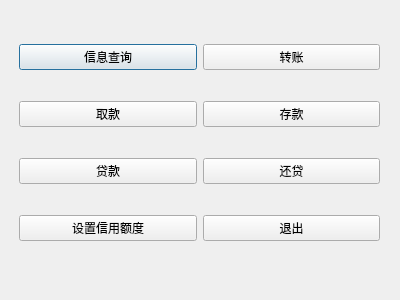
<?xml version="1.0" encoding="UTF-8"?>
<ui version="4.0">
 <class>MainWin</class>
 <widget class="QDialog" name="MainWin">
  <property name="geometry">
   <rect>
    <x>0</x>
    <y>0</y>
    <width>400</width>
    <height>300</height>
   </rect>
  </property>
  <property name="windowTitle">
   <string>功能选择界面</string>
  </property>
  <widget class="QWidget" name="gridLayoutWidget">
   <property name="geometry">
    <rect>
     <x>19</x>
     <y>19</y>
     <width>361</width>
     <height>251</height>
    </rect>
   </property>
   <layout class="QGridLayout" name="gridLayout">
    <item row="0" column="0">
     <widget class="QPushButton" name="VisitButton">
      <property name="text">
       <string>信息查询</string>
      </property>
     </widget>
    </item>
    <item row="0" column="1">
     <widget class="QPushButton" name="TransferButton">
      <property name="text">
       <string>转账</string>
      </property>
     </widget>
    </item>
    <item row="1" column="0">
     <widget class="QPushButton" name="WithdrawButton">
      <property name="text">
       <string>取款</string>
      </property>
     </widget>
    </item>
    <item row="1" column="1">
     <widget class="QPushButton" name="DepositButton">
      <property name="text">
       <string>存款</string>
      </property>
     </widget>
    </item>
    <item row="3" column="0">
     <widget class="QPushButton" name="CreditButton">
      <property name="text">
       <string>设置信用额度</string>
      </property>
     </widget>
    </item>
    <item row="2" column="0">
     <widget class="QPushButton" name="LoanButton">
      <property name="text">
       <string>贷款</string>
      </property>
     </widget>
    </item>
    <item row="3" column="1">
     <widget class="QPushButton" name="ExitButton">
      <property name="text">
       <string>退出</string>
      </property>
     </widget>
    </item>
    <item row="2" column="1">
     <widget class="QPushButton" name="pushButton">
      <property name="text">
       <string>还贷</string>
      </property>
     </widget>
    </item>
   </layout>
  </widget>
 </widget>
 <resources/>
 <connections/>
</ui>
